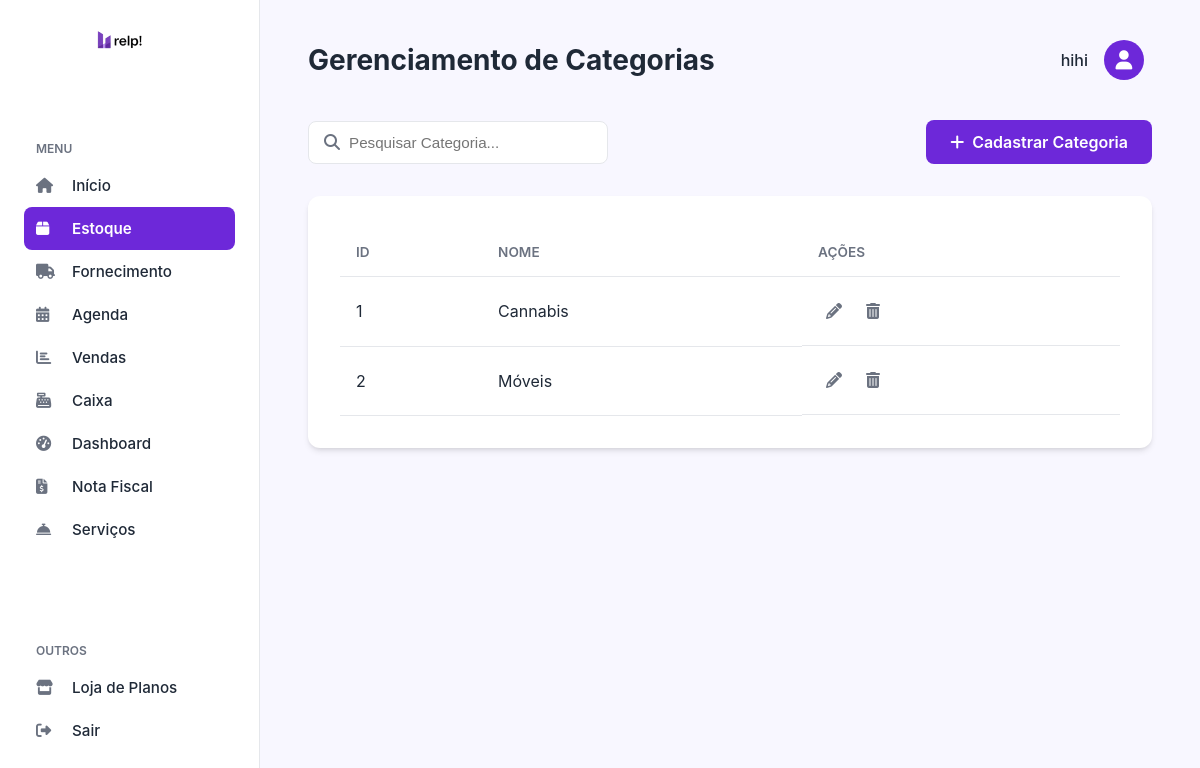
/categorias.php (signed in), run on the app's committed database.
### tables this page shows
CREATE TABLE `categorias` (
  `id` int(11) NOT NULL,
  `nome` varchar(100) NOT NULL
);

### categorias.php (the view, shortened to what this page needs)
<?php
include_once('config.php');
$sql = "SELECT * FROM categorias ORDER BY nome ASC";
$stmt = $pdo->prepare($sql);
$stmt->execute();
$categorias = $stmt->fetchAll(PDO::FETCH_ASSOC);
$nome_empresa = $_SESSION['nome_empresa'] ?? 'Empresa';
?>
<!DOCTYPE html>
<html lang="pt-br">
<head>
    <link rel="stylesheet" href="https://cdnjs.cloudflare.com/ajax/libs/font-awesome/6.4.0/css/all.min.css">
    <link rel="stylesheet" href="css/sistema.css">
    <link rel="stylesheet" href="css/estoque.css">
</head>
<body>
    <nav class="sidebar">
        <div class="sidebar-logo"><img class="logo" src="img/relplogo.png" alt="Relp! Logo" style="width: 100px;"></div>
        <div class="menu-section">
            <h6>MENU</h6>
            <ul class="menu-list">
                <li><a href="sistema.php"><i class="fas fa-home"></i> Início</a></li>
                <li><a href="estoque.php" class="active"><i class="fas fa-box"></i> Estoque</a></li>
                <li><a href="fornecedores.php"><i class="fas fa-truck"></i> Fornecimento</a></li>
                <li><a href="#"><i class="fas fa-calendar-alt"></i> Agenda</a></li>
                <li><a href="#"><i class="fas fa-chart-bar"></i> Vendas</a></li>
                <li><a href="caixa.php"><i class="fas fa-cash-register"></i> Caixa</a></li>
                <li><a href="#"><i class="fas fa-tachometer-alt"></i> Dashboard</a></li>
                <li><a href="#"><i class="fas fa-file-invoice-dollar"></i> Nota Fiscal</a></li>
                <li><a href="#"><i class="fas fa-concierge-bell"></i> Serviços</a></li>
            </ul>
        </div>
        <div class="menu-section outros">
            <h6>OUTROS</h6>
            <ul class="menu-list">
                <li><a href="#"><i class="fas fa-store"></i> Loja de Planos</a></li>
                <li><a href="sair.php"><i class="fas fa-sign-out-alt"></i> Sair</a></li>
            </ul>
        </div>
    </nav>
    <main class="main-content">
        <header class="main-header">
            <h2>Gerenciamento de Categorias</h2>
            <div class="user-profile"><span><?= htmlspecialchars($nome_empresa) ?></span>
                <div class="avatar"><i class="fas fa-user"></i></div>
            </div>
        </header>
        <div class="actions-container">
            <div class="search-bar"><i class="fas fa-search"></i><input type="text" placeholder="Pesquisar Categoria..."></div>
            <a href="categoria_formulario.php" class="btn-primary"><i class="fas fa-plus"></i> Cadastrar Categoria</a>
        </div>
        <div class="table-container">
            <table>
                <thead>
                    <tr>
                        <th>ID</th>
                        <th>Nome</th>
                        <th>Ações</th>
                    </tr>
                </thead>
                <tbody>
                    <?php if (empty($categorias)): ?>
                        <tr>
                            <td colspan="3" class="text-center">Nenhuma categoria cadastrada.</td>
                        </tr>
                    <?php else: ?>
                        <?php foreach ($categorias as $categoria): ?>
                            <tr>
                                <td><?= htmlspecialchars($categoria['id']) ?></td>
                                <td><?= htmlspecialchars($categoria['nome']) ?></td>
                                <td class="actions">
                                    <a href="categoria_formulario.php?id=<?= $categoria['id'] ?>" class="btn-action btn-edit"><i class="fas fa-pencil-alt"></i></a>
                                    <a href="excluir_categoria.php?id=<?= $categoria['id'] ?>" class="btn-action btn-delete" onclick="return confirm('Tem certeza?');"><i class="fas fa-trash-alt"></i></a>
                                </td>
                            </tr>
                        <?php endforeach; ?>
                    <?php endif; ?>
                </tbody>
            </table>
        </div>
    </main>
</body>
</html>

### css/sistema.css (style rules this page uses)
:root { --primary-bg: #F8F7FF; --sidebar-bg: #FFFFFF; --accent-color: #6D28D9; --accent-color-dark: #4C1D95; --text-color: #1F2937; --text-light: #6B7280; --border-color: #E5E7EB; --card-shadow: 0 4px 6px -1px rgb(0 0 0 / 0.1), 0 2px 4px -2px rgb(0 0 0 / 0.1); }
* { margin: 0; padding: 0; box-sizing: border-box; }
body { font-family: 'Inter', sans-serif; background-color: var(--primary-bg); color: var(--text-color); display: flex; height: 100vh; overflow: hidden; }
.sidebar { width: 260px; background-color: var(--sidebar-bg); border-right: 1px solid var(--border-color); display: flex; flex-direction: column; padding: 1.5rem; flex-shrink: 0; }
.sidebar-logo { display: flex; align-items: center; justify-content: center; margin-bottom: 2.5rem; }
.sidebar-logo img { width: 50px; }
.menu-section { margin-bottom: 1.5rem; }
.menu-section h6 { font-size: 0.75rem; font-weight: 600; color: var(--text-light); text-transform: uppercase; padding: 0 0.75rem; margin-bottom: 0.5rem; }
.menu-list { list-style: none; }
.menu-list a { display: flex; align-items: center; padding: 0.75rem; border-radius: 8px; text-decoration: none; color: var(--text-color); font-weight: 500; font-size: 0.95rem; transition: background-color 0.2s ease, color 0.2s ease; }
.menu-list a i { width: 20px; margin-right: 1rem; color: var(--text-light); transition: color 0.2s ease; }
.menu-list a.active { background-color: var(--accent-color); color: #FFFFFF; font-weight: 600; }
.menu-list a.active i { color: #FFFFFF; }
.sidebar .outros { margin-top: auto; }
.main-content { flex-grow: 1; padding: 2rem 3rem; overflow-y: auto; }
.main-header { display: flex; justify-content: space-between; align-items: center; margin-bottom: 2rem; }
.main-header h2 { font-size: 1.75rem; font-weight: 700; }
.user-profile { display: flex; align-items: center; gap: 1rem; cursor: pointer; padding: 0.5rem; border-radius: 8px; }
.user-profile span { font-weight: 500; }
.user-profile .avatar { width: 40px; height: 40px; background-color: var(--accent-color); border-radius: 50%; color: white; display: flex; align-items: center; justify-content: center; font-size: 1.2rem; }

### css/estoque.css (style rules this page uses)
.main-content .actions-container { display: flex; justify-content: space-between; align-items: center; margin-bottom: 2rem; }
.main-content .search-bar { position: relative; width: 300px; }
.main-content .search-bar input { width: 100%; padding: 0.75rem 0.75rem 0.75rem 2.5rem; border: 1px solid var(--border-color); border-radius: 8px; font-size: 0.95rem; }
.main-content .search-bar i { position: absolute; left: 1rem; top: 50%; transform: translateY(-50%); color: var(--text-light); }
.main-content .btn-primary { background-color: var(--accent-color); color: white; padding: 0.75rem 1.5rem; border-radius: 8px; text-decoration: none; font-weight: 600; display: flex; align-items: center; gap: 0.5rem; transition: background-color 0.2s ease; }
.main-content .table-container { background-color: var(--sidebar-bg); border-radius: 12px; padding: 2rem; box-shadow: var(--card-shadow); }
.main-content table { width: 100%; border-collapse: collapse; }
.main-content th, .main-content td { padding: 1rem; text-align: left; border-bottom: 1px solid var(--border-color); }
.main-content th { font-size: 0.85rem; font-weight: 600; text-transform: uppercase; color: var(--text-light); }
.main-content td.actions { display: flex; gap: 0.5rem; }
.main-content .btn-action { color: var(--text-light); padding: 0.5rem; border-radius: 4px; }

### data on the page
categorias: id "1", nome "Cannabis"
categorias: id "2", nome "Móveis"

### other printed values
$nome_empresa "hihi"
